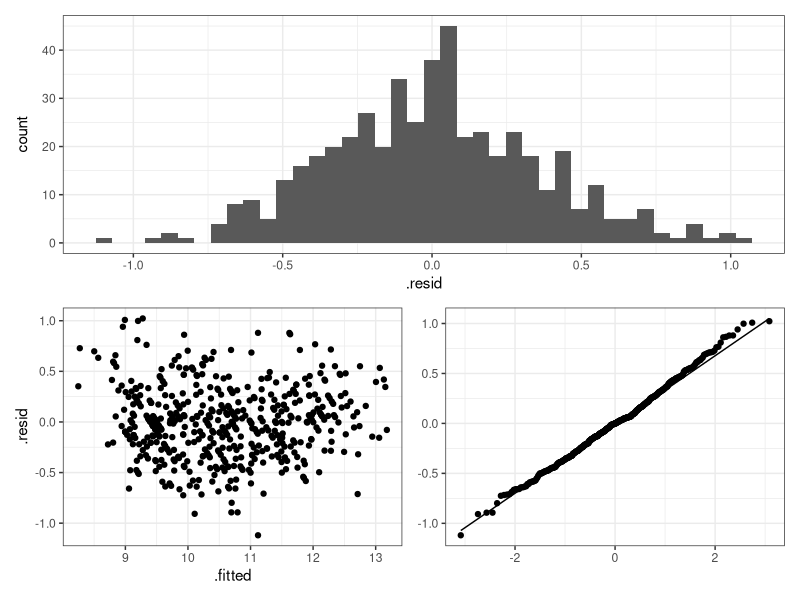

This chart was generated by the following R code:
## ---- chunk 1
library(tidyverse)
library(patchwork)
theme_set(theme_bw())
alc <- read_csv("data/WeinAlk.csv", locale = locale(decimal_mark = ",")) %>% 
  mutate(SORTE = as.factor(SORTE))
## ---- chunk 2
mod1 <- lm(ALKOHOL ~ DICHTE + RESTZUCKER + SORTE + CHLORIDE + WEINSAEU + PH, 
           data = alc)
## ---- chunk 3
plot_diag <- function(df) {
  p1 <- ggplot(df, aes(.resid)) +
    geom_histogram(bins = 40)
  

  p2 <- ggplot(df, aes(.fitted, .resid)) +
    geom_point()

  p3 <- ggplot(df, aes(sample = .resid)) +
    geom_qq_line() +
    geom_qq() +
    labs(x = NULL, y = NULL)
  
  p1 / (p2 + p3)
}

broom::augment(mod1) %>% 
  plot_diag()
## ---- chunk 4
summary(mod1)
## ---- chunk 5
tibble(WEINSAEU = 6.7, 
       RESTZUCKER = 5.6,
       CHLORIDE = .041, 
       DICHTE = .999,
       PH = 3.21, 
       SORTE = "2") %>% 
  predict(mod1, newdata = .)
## ---- chunk 6
summary(mod1)$r.squared
# variance of error
summary(mod1)$sigma^2
## ---- chunk 7
alc2 <- alc %>% 
  mutate(SORTE = relevel(SORTE, "2"))
mod2 <- update(mod1, data = alc2)
coef(mod2)[["SORTE3"]]
summary(mod2)
